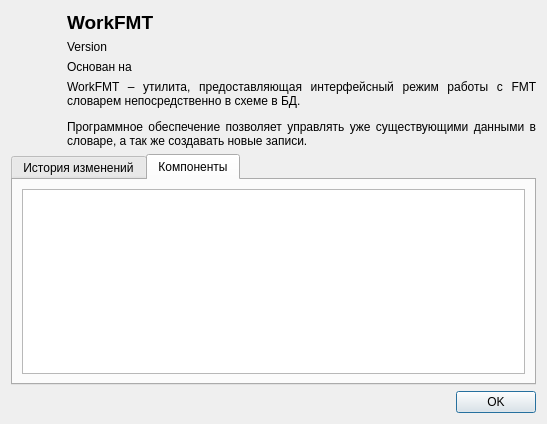
<?xml version="1.0" encoding="UTF-8"?>
<ui version="4.0">
 <class>AboutDlg</class>
 <widget class="QDialog" name="AboutDlg">
  <property name="geometry">
   <rect>
    <x>0</x>
    <y>0</y>
    <width>547</width>
    <height>424</height>
   </rect>
  </property>
  <property name="windowTitle">
   <string>О программе...</string>
  </property>
  <layout class="QVBoxLayout" name="verticalLayout_2">
   <item>
    <layout class="QHBoxLayout" name="horizontalLayout" stretch="0,1">
     <item>
      <widget class="QLabel" name="label">
       <property name="minimumSize">
        <size>
         <width>50</width>
         <height>0</height>
        </size>
       </property>
       <property name="text">
        <string/>
       </property>
       <property name="pixmap">
        <pixmap resource="../res/fmt.qrc">:/img/icon128.png</pixmap>
       </property>
       <property name="scaledContents">
        <bool>false</bool>
       </property>
       <property name="alignment">
        <set>Qt::AlignLeading|Qt::AlignLeft|Qt::AlignTop</set>
       </property>
      </widget>
     </item>
     <item>
      <layout class="QVBoxLayout" name="verticalLayout">
       <item>
        <widget class="QLabel" name="label_2">
         <property name="text">
          <string>&lt;html&gt;&lt;head/&gt;&lt;body&gt;&lt;p&gt;&lt;span style=&quot; font-size:14pt; font-weight:600;&quot;&gt;WorkFMT&lt;/span&gt;&lt;/p&gt;&lt;/body&gt;&lt;/html&gt;</string>
         </property>
         <property name="alignment">
          <set>Qt::AlignLeading|Qt::AlignLeft|Qt::AlignTop</set>
         </property>
        </widget>
       </item>
       <item>
        <widget class="QLabel" name="labelVersion">
         <property name="text">
          <string>Version</string>
         </property>
         <property name="textInteractionFlags">
          <set>Qt::LinksAccessibleByMouse|Qt::TextSelectableByKeyboard|Qt::TextSelectableByMouse</set>
         </property>
        </widget>
       </item>
       <item>
        <widget class="QLabel" name="labelBased">
         <property name="text">
          <string>Основан на</string>
         </property>
         <property name="textInteractionFlags">
          <set>Qt::LinksAccessibleByMouse|Qt::TextSelectableByKeyboard|Qt::TextSelectableByMouse</set>
         </property>
        </widget>
       </item>
       <item>
        <widget class="QLabel" name="label_3">
         <property name="text">
          <string>&lt;html&gt;&lt;head/&gt;&lt;body&gt;&lt;p align=&quot;justify&quot;&gt;WorkFMT – утилита, предоставляющая интерфейсный режим работы с FMT словарем непосредственно в схеме в БД.&lt;/p&gt;&lt;p align=&quot;justify&quot;&gt;Программное обеспечение позволяет управлять уже существующими данными в словаре, а так же создавать новые записи.&lt;/p&gt;&lt;/body&gt;&lt;/html&gt;</string>
         </property>
         <property name="alignment">
          <set>Qt::AlignLeading|Qt::AlignLeft|Qt::AlignTop</set>
         </property>
         <property name="wordWrap">
          <bool>true</bool>
         </property>
         <property name="textInteractionFlags">
          <set>Qt::LinksAccessibleByMouse|Qt::TextSelectableByKeyboard|Qt::TextSelectableByMouse</set>
         </property>
        </widget>
       </item>
      </layout>
     </item>
    </layout>
   </item>
   <item>
    <widget class="QTabWidget" name="tabWidget">
     <property name="currentIndex">
      <number>1</number>
     </property>
     <widget class="QWidget" name="tab1">
      <attribute name="title">
       <string>История изменений</string>
      </attribute>
      <layout class="QVBoxLayout" name="verticalLayout_3">
       <item>
        <widget class="QTextBrowser" name="textBrowser">
         <property name="html">
          <string>&lt;!DOCTYPE HTML PUBLIC &quot;-//W3C//DTD HTML 4.0//EN&quot; &quot;http://www.w3.org/TR/REC-html40/strict.dtd&quot;&gt;
&lt;html&gt;&lt;head&gt;&lt;meta name=&quot;qrichtext&quot; content=&quot;1&quot; /&gt;&lt;style type=&quot;text/css&quot;&gt;
p, li { white-space: pre-wrap; }
&lt;/style&gt;&lt;/head&gt;&lt;body style=&quot; font-family:'MS Shell Dlg 2'; font-size:8.25pt; font-weight:400; font-style:normal;&quot;&gt;
&lt;p style=&quot;-qt-paragraph-type:empty; margin-top:0px; margin-bottom:0px; margin-left:0px; margin-right:0px; -qt-block-indent:0; text-indent:0px; font-size:8pt;&quot;&gt;&lt;br /&gt;&lt;/p&gt;&lt;/body&gt;&lt;/html&gt;</string>
         </property>
        </widget>
       </item>
      </layout>
     </widget>
     <widget class="QWidget" name="tab_2">
      <attribute name="title">
       <string>Компоненты</string>
      </attribute>
      <layout class="QVBoxLayout" name="verticalLayout_4">
       <item>
        <widget class="QTreeView" name="componentsView">
         <property name="editTriggers">
          <set>QAbstractItemView::NoEditTriggers</set>
         </property>
         <property name="showDropIndicator" stdset="0">
          <bool>false</bool>
         </property>
         <property name="rootIsDecorated">
          <bool>false</bool>
         </property>
        </widget>
       </item>
      </layout>
     </widget>
    </widget>
   </item>
   <item>
    <widget class="QDialogButtonBox" name="buttonBox">
     <property name="orientation">
      <enum>Qt::Horizontal</enum>
     </property>
     <property name="standardButtons">
      <set>QDialogButtonBox::Ok</set>
     </property>
    </widget>
   </item>
  </layout>
 </widget>
 <resources>
  <include location="../res/fmt.qrc"/>
 </resources>
 <connections>
  <connection>
   <sender>buttonBox</sender>
   <signal>accepted()</signal>
   <receiver>AboutDlg</receiver>
   <slot>accept()</slot>
   <hints>
    <hint type="sourcelabel">
     <x>248</x>
     <y>254</y>
    </hint>
    <hint type="destinationlabel">
     <x>157</x>
     <y>274</y>
    </hint>
   </hints>
  </connection>
  <connection>
   <sender>buttonBox</sender>
   <signal>rejected()</signal>
   <receiver>AboutDlg</receiver>
   <slot>reject()</slot>
   <hints>
    <hint type="sourcelabel">
     <x>316</x>
     <y>260</y>
    </hint>
    <hint type="destinationlabel">
     <x>286</x>
     <y>274</y>
    </hint>
   </hints>
  </connection>
 </connections>
</ui>
